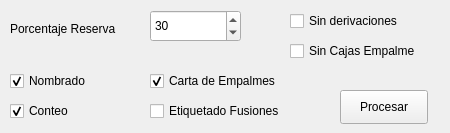
        <widget class="QWidget" name="tab_14">
         <attribute name="title">
          <string>Red Alimentación</string>
         </attribute>
         <widget class="QCheckBox" name="checkBox_cartaEm_tr">
          <property name="geometry">
           <rect>
            <x>150</x>
            <y>70</y>
            <width>151</width>
            <height>22</height>
           </rect>
          </property>
          <property name="text">
           <string>Carta de Empalmes</string>
          </property>
          <property name="checked">
           <bool>true</bool>
          </property>
         </widget>
         <widget class="QCheckBox" name="checkBox_conteo_tr">
          <property name="geometry">
           <rect>
            <x>10</x>
            <y>100</y>
            <width>88</width>
            <height>22</height>
           </rect>
          </property>
          <property name="text">
           <string>Conteo</string>
          </property>
          <property name="checked">
           <bool>true</bool>
          </property>
         </widget>
         <widget class="QPushButton" name="pushButton_tr">
          <property name="geometry">
           <rect>
            <x>340</x>
            <y>90</y>
            <width>88</width>
            <height>34</height>
           </rect>
          </property>
          <property name="text">
           <string>Procesar</string>
          </property>
         </widget>
         <widget class="QCheckBox" name="checkBox_nomb_tr">
          <property name="geometry">
           <rect>
            <x>10</x>
            <y>70</y>
            <width>101</width>
            <height>22</height>
           </rect>
          </property>
          <property name="text">
           <string>Nombrado</string>
          </property>
          <property name="checked">
           <bool>true</bool>
          </property>
         </widget>
         <widget class="QCheckBox" name="checkBox_sinDer_tr">
          <property name="geometry">
           <rect>
            <x>290</x>
            <y>10</y>
            <width>141</width>
            <height>22</height>
           </rect>
          </property>
          <property name="text">
           <string>Sin derivaciones</string>
          </property>
         </widget>
         <widget class="QCheckBox" name="checkBox_sinCE_tr">
          <property name="geometry">
           <rect>
            <x>290</x>
            <y>40</y>
            <width>151</width>
            <height>22</height>
           </rect>
          </property>
          <property name="text">
           <string>Sin Cajas Empalme</string>
          </property>
          <property name="checked">
           <bool>false</bool>
          </property>
         </widget>
         <widget class="QSpinBox" name="spinBoxFibRes_tr">
          <property name="geometry">
           <rect>
            <x>150</x>
            <y>10</y>
            <width>91</width>
            <height>32</height>
           </rect>
          </property>
          <property name="value">
           <number>30</number>
          </property>
         </widget>
         <widget class="QCheckBox" name="checkBox_etiq_tr">
          <property name="geometry">
           <rect>
            <x>150</x>
            <y>100</y>
            <width>161</width>
            <height>22</height>
           </rect>
          </property>
          <property name="text">
           <string>Etiquetado Fusiones</string>
          </property>
          <property name="checked">
           <bool>false</bool>
          </property>
         </widget>
         <widget class="QLabel" name="label_40">
          <property name="geometry">
           <rect>
            <x>10</x>
            <y>20</y>
            <width>121</width>
            <height>18</height>
           </rect>
          </property>
          <property name="text">
           <string>Porcentaje Reserva</string>
          </property>
         </widget>
        </widget>
